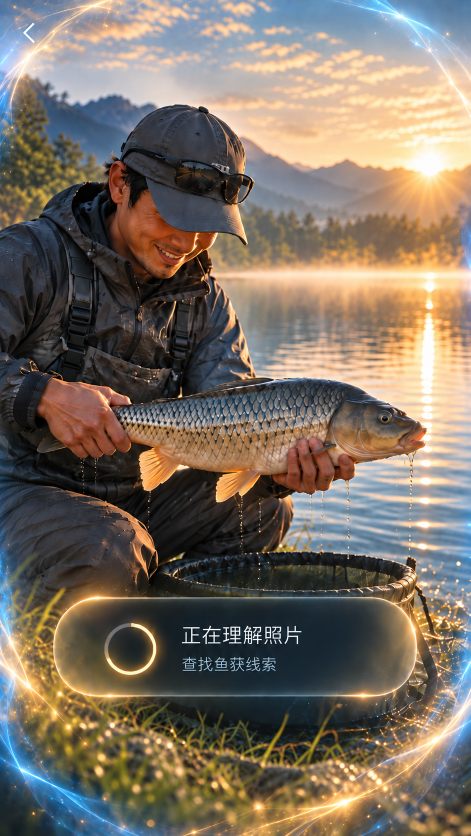
#> input picture design/pages/recognition/design/02_AI_Understanding_Frozen.png, 941 x 1672 px (shown at 1/2 size)
$ python -i verify_recognition_visual_parity_v1_1.py   (imports and definitions only)
#> lines starting #> are read from the running program, lines starting #| are printed output that depends on the picture
#> further down, picture is the input picture: PIL image 941x1672 RGB; mean R, G, B 122.9, 111.9, 99.6
#!/usr/bin/env python3
"""Frozen Recognition V1.1 visual parity gate.

Runtime photography and Android system bars may differ from Frozen sources, so
this gate compares structure inside UI-dominant normalized ROIs rather than
requiring pixel identity.
"""

from __future__ import annotations

import argparse
import json
import math
from pathlib import Path
from typing import Iterable

from PIL import Image, ImageDraw, ImageFilter, ImageOps

FILES = [
    ("02_image_recognizing_late.png", "02_AI_Understanding_Frozen.png", "processing_light"),
    ("03_fish_located.png", "03_Fish_Highlight_Frozen.png", "processing_card"),
    ("04_species_recognizing.png", "04_Fish_Identifying_Frozen.png", "processing_card"),
    ("05_result_high.png", "05_Result_High_Frozen.png", "result"),
    ("06_result_medium.png", "06_Result_Medium_Frozen.png", "result"),
    ("07_result_low.png", "07_Result_Low_Frozen.png", "result"),
    ("08_error_no_fish.png", "08_Error_No_Fish_Frozen.png", "error"),
    ("09_error_image_quality.png", "09_Error_Image_Quality_Frozen.png", "error"),
]

ROI_RULES = {
    "processing_card": [
        ("nav", (0.00, 0.03, 0.22, 0.16), 0.36),
        ("status", (0.02, 0.76, 0.98, 0.99), 0.48),
    ],
    "processing_light": [
        ("nav", (0.00, 0.03, 0.22, 0.16), 0.34),
        ("status", (0.02, 0.69, 0.90, 0.95), 0.40),
    ],
    "result": [
        ("header", (0.00, 0.03, 1.00, 0.16), 0.38),
        ("content", (0.02, 0.38, 0.98, 0.96), 0.50),
    ],
    "error": [
        ("header", (0.00, 0.03, 1.00, 0.16), 0.36),
        ("content", (0.03, 0.38, 0.97, 0.94), 0.48),
    ],
}

STATE_THRESHOLDS = {
    "processing_card": 0.48,
    "processing_light": 0.42,
    "result": 0.50,
    "error": 0.48,
}


# [34 lines left out: functions crop_norm, cosine, centered_similarity, not called in this run]


def projections(image: Image.Image, size: int = 64) -> tuple[list[float], list[float]]:
#> called with size = 64
    edge = ImageOps.grayscale(image).resize((size, size), Image.Resampling.LANCZOS)
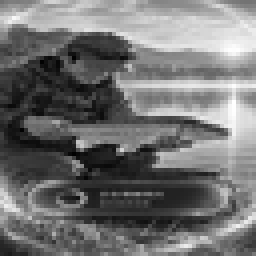
#> edge: PIL image 64x64 L (shown 4 times larger); min 1, max 255, mean 113.8
    edge = edge.filter(ImageFilter.GaussianBlur(1.2)).filter(ImageFilter.FIND_EDGES)
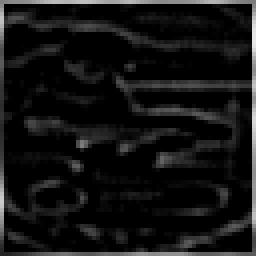
#> edge: PIL image 64x64 L (shown 4 times larger); min 0, max 232, mean 19.2
    pixels = list(edge.getdata())
#> pixels = 4096 values, max 232 at index 703, min 0 at index 65, mean 19.15
    rows = [sum(pixels[y * size:(y + 1) * size]) / (255.0 * size) for y in range(size)]
#> rows = 64 values, max 0.623 at index 0, min 0.0203 at index 43, mean 0.0751
    cols = [sum(pixels[x + y * size] for y in range(size)) / (255.0 * size) for x in range(size)]
#> cols = 64 values, max 0.646 at index 63, min 0.0356 at index 27, mean 0.0751
    return rows, cols


# [193 lines left out: functions tone_profiles, categories, coverage_similarity, ui_centroid, centroid_similarity, roi_score and 3 more, not called in this run]


# [2 lines not run here, left out]

>>> from PIL import Image
>>> picture = Image.open('../design/pages/recognition/design/02_AI_Understanding_Frozen.png')
>>> result = projections(picture)
